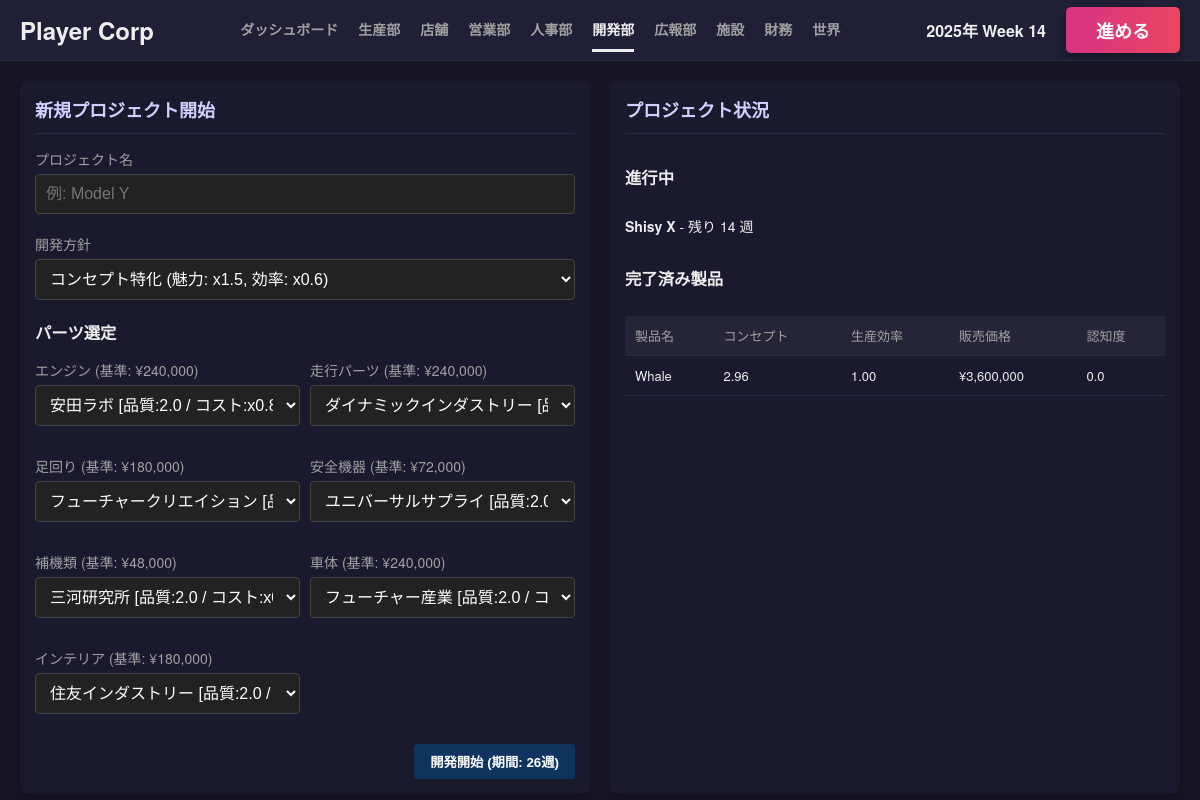
Before: /dev with the older database file.
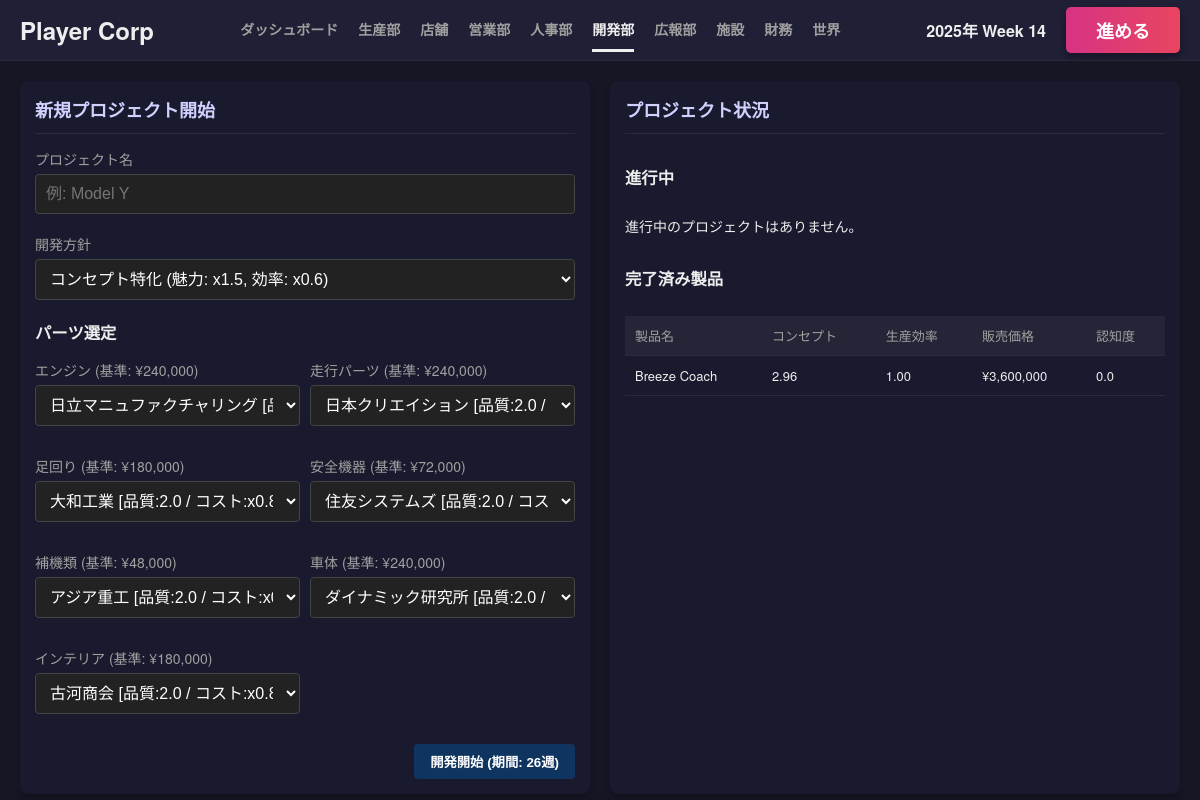
After: the same page with the newer database file.
### tables this page shows
CREATE TABLE companies (
            id INTEGER PRIMARY KEY AUTOINCREMENT,
            name TEXT,
            type TEXT, -- 'player', 'npc_maker', 'npc_retail', 'system_supplier'
            funds INTEGER,
            brand_power REAL DEFAULT 0,
            industry TEXT DEFAULT 'automotive',
            credit_rating INTEGER DEFAULT 50,
            dev_knowhow REAL DEFAULT 0,
            borrowing_limit INTEGER DEFAULT 0,
            is_active BOOLEAN DEFAULT 1,
            -- Supplier Traits
            trait_material_score REAL DEFAULT 3.0,
            trait_cost_multiplier REAL DEFAULT 1.0,
            part_category TEXT -- 'engine', 'body', etc. for system_supplier
        );

CREATE TABLE product_designs (
            id INTEGER PRIMARY KEY AUTOINCREMENT,
            company_id INTEGER,
            name TEXT,
            material_score REAL,
            concept_score REAL,
            production_efficiency REAL,
            base_price INTEGER,
            sales_price INTEGER,
            status TEXT, -- 'developing', 'completed', 'obsolete'
            strategy TEXT, -- 開発方針
            developed_week INTEGER,
            parts_config TEXT, -- JSON: {part_key: {supplier_id, score, cost}}
            awareness REAL DEFAULT 0,
            FOREIGN KEY(company_id) REFERENCES companies(id)
        );

### app.py (the view)
@app.route('/dev')
def dev():
    player = get_player_company()
    current_week = sim.get_current_week()
    developing = db.fetch_all("SELECT * FROM product_designs WHERE company_id = ? AND status = 'developing'", (player['id'],))
    completed = db.fetch_all("SELECT * FROM product_designs WHERE company_id = ? AND status = 'completed' ORDER BY id DESC", (player['id'],))
    parts_data = gb.INDUSTRIES[gb.CURRENT_INDUSTRY]['parts']
    suppliers = {}
    for part in parts_data:
        sups = db.fetch_all("SELECT * FROM companies WHERE type = 'system_supplier' AND part_category = ?", (part['key'],))
        suppliers[part['key']] = sups
    strategies = gb.DEV_STRATEGIES
    return render_template('dev.html', developing=developing, completed=completed,
                           parts_data=parts_data, suppliers=suppliers, strategies=strategies,
                           current_week=current_week, duration=gb.DEVELOPMENT_DURATION)

### app.py (called while the page is built)
def get_player_company():
    res = db.fetch_one("SELECT * FROM companies WHERE type = 'player' LIMIT 1")
    return res

@app.context_processor
def inject_common_data():
    player = get_player_company()
    game_state = db.fetch_one("SELECT * FROM game_state")
    current_week = game_state['week'] if game_state else 0
    year = 2025 + (current_week - 1) // 52
    week_of_year = (current_week - 1) % 52 + 1
    date_str = f"{year}年 Week {week_of_year}"
    return dict(
        player=player,
        current_week=current_week,
        date_str=date_str,
        active_page=request.endpoint
    )

### database.py (called while the page is built)
    def get_connection(self):
        if hasattr(self._local, 'connection') and self._local.connection:
            return self._local.connection, False  # (conn, should_close)
        conn = sqlite3.connect(self.db_path)
        conn.row_factory = sqlite3.Row
        return conn, True

    def fetch_one(self, query, params=()):
        conn, should_close = self.get_connection()
        try:
            cursor = conn.cursor()
            cursor.execute(query, params)
            result = cursor.fetchone()
            return result
        finally:
            if should_close:
                conn.close()

    def fetch_all(self, query, params=()):
        conn, should_close = self.get_connection()
        try:
            cursor = conn.cursor()
            cursor.execute(query, params)
            result = cursor.fetchall()
            return result
        finally:
            if should_close:
                conn.close()

### simulation.py (called while the page is built)
    def get_current_week(self):
        res = db.fetch_one("SELECT week FROM game_state")
        return res['week'] if res else 0

### templates/dev.html
{% extends "base.html" %}
{% block content %}
<div class="dashboard-grid">
    <div class="card card-large">
        <div class="card-header">
            <h2>新規プロジェクト開始</h2>
        </div>
        <div class="card-body">
            <form action="{{ url_for('dev_start') }}" method="post">
                <div class="form-group">
                    <label>プロジェクト名</label>
                    <input type="text" name="name" class="form-control" placeholder="例: Model Y" required>
                </div>
                <div class="form-group">
                    <label>開発方針</label>
                    <select name="strategy" class="form-control">
                        {% for key, strat in strategies.items() %}
                        <option value="{{ key }}">{{ strat.name }} (魅力: x{{ strat.c_mod }}, 効率: x{{ strat.e_mod }})</option>
                        {% endfor %}
                    </select>
                </div>
                <h3>パーツ選定</h3>
                <div style="display: grid; grid-template-columns: 1fr 1fr; gap: 10px;">
                    {% for part in parts_data %}
                    <div class="form-group">
                        <label>{{ part.label }} (基準: ¥{{ "{:,}".format(part.base_cost) }})</label>
                        <select name="part_{{ part.key }}" class="form-control">
                            {% for sup in suppliers[part.key] %}
                            <option value="{{ sup.id }}">
                                {{ sup.name }} [品質:{{ sup.trait_material_score }} / コスト:x{{ sup.trait_cost_multiplier }}]
                            </option>
                            {% endfor %}
                        </select>
                    </div>
                    {% endfor %}
                </div>
                <div class="card-footer">
                    <button type="submit" class="btn btn-primary">開発開始 (期間: {{ duration }}週)</button>
                </div>
            </form>
        </div>
    </div>
    <div class="card card-large">
        <div class="card-header">
            <h2>プロジェクト状況</h2>
        </div>
        <div class="card-body">
            <h3>進行中</h3>
            <ul class="news-list">
                {% for proj in developing %}
                <li class="news-item">
                    <span class="news-content">
                        <strong>{{ proj.name }}</strong> - 残り {{ duration - (current_week - proj.developed_week) }} 週
                    </span>
                </li>
                {% else %}
                <li class="news-item">進行中のプロジェクトはありません。</li>
                {% endfor %}
            </ul>
            <h3 style="margin-top: 20px;">完了済み製品</h3>
            <table class="data-table">
                <thead>
                    <tr>
                        <th>製品名</th>
                        <th>コンセプト</th>
                        <th>生産効率</th>
                        <th>販売価格</th>
                        <th>認知度</th>
                    </tr>
                </thead>
                <tbody>
                    {% for prod in completed %}
                    <tr>
                        <td>{{ prod.name }}</td>
                        <td>{{ "{:.2f}".format(prod.concept_score) }}</td>
                        <td>{{ "{:.2f}".format(prod.production_efficiency) }}</td>
                        <td>¥{{ "{:,}".format(prod.sales_price) }}</td>
                        <td>{{ "{:.1f}".format(prod.awareness) }}</td>
                    </tr>
                    {% endfor %}
                </tbody>
            </table>
        </div>
    </div>
</div>
{% endblock %}

### templates/base.html (shortened to what this page needs)
<!DOCTYPE html>
<html lang="ja">
<head>
    <link rel="stylesheet" href="{{ url_for('static', filename='css/style.css') }}">
</head>
<body>
    <div class="app-container">
        <header class="top-bar">
            <div class="logo-area">
                <h1>{{ player.name if player else '自社名' }}</h1>
            </div>
            <nav class="top-nav">
                <a href="{{ url_for('dashboard') }}" class="{{ 'active' if active_page == 'dashboard' else '' }}">ダッシュボード</a>
                <a href="{{ url_for('production') }}" class="{{ 'active' if active_page == 'production' else '' }}">生産部</a>
                <a href="{{ url_for('store') }}" class="{{ 'active' if active_page == 'store' else '' }}">店舗</a>
                <a href="{{ url_for('sales') }}" class="{{ 'active' if active_page == 'sales' else '' }}">営業部</a>
                <a href="{{ url_for('hr') }}" class="{{ 'active' if active_page == 'hr' else '' }}">人事部</a>
                <a href="{{ url_for('dev') }}" class="{{ 'active' if active_page == 'dev' else '' }}">開発部</a>
                <a href="{{ url_for('pr') }}" class="{{ 'active' if active_page == 'pr' else '' }}">広報部</a>
                <a href="{{ url_for('facility') }}" class="{{ 'active' if active_page == 'facility' else '' }}">施設</a>
                <a href="{{ url_for('finance') }}" class="{{ 'active' if active_page == 'finance' else '' }}">財務</a>
                <a href="{{ url_for('world') }}" class="{{ 'active' if active_page == 'world' else '' }}">世界</a>
            </nav>
            <div class="action-area">
                <div class="date-display">{{ date_str }}</div>
                <form action="{{ url_for('next_week') }}" method="post">
                    <button type="submit" class="btn-next-week">進める</button>
                </form>
            </div>
        </header>
        <main class="main-content">
            {% block content %}{% endblock %}
        </main>
    </div>
</body>
</html>

### static/css/style.css (style rules this page uses)
:root { --bg-dark: #161625; --bg-panel: #1a1a2e; --bg-header: #1f1f35; --accent-pink: #e94560; --accent-blue: #0f3460; --text-main: #eeeeee; --text-muted: #a0a0a0; --border-color: #2a2a40; --font-family: "Helvetica Neue", Arial, "Hiragino Kaku Gothic ProN", "Hiragino Sans", Meiryo, sans-serif; }
body { margin: 0; padding: 0; background-color: var(--bg-dark); color: var(--text-main); font-family: var(--font-family); font-size: 14px; overflow: hidden; }
a { text-decoration: none; color: inherit; }
ul { list-style: none; padding: 0; margin: 0; }
.app-container { display: flex; flex-direction: column; height: 100vh; }
.top-bar { height: 60px; background-color: var(--bg-header); display: flex; align-items: center; padding: 0 20px; border-bottom: 1px solid var(--border-color); justify-content: space-between; }
.logo-area h1 { font-size: 24px; font-weight: bold; margin: 0; }
.top-nav { display: flex; gap: 20px; }
.top-nav a { color: var(--text-muted); font-weight: bold; padding: 10px 0; border-bottom: 3px solid transparent; transition: all 0.2s; }
.top-nav a:hover, .top-nav a.active { color: var(--text-main); border-bottom-color: var(--text-main); }
.action-area { display: flex; align-items: center; gap: 20px; }
.date-display { font-size: 16px; font-weight: bold; }
.btn-next-week { background: linear-gradient(90deg, #d63384, #e94560); color: white; border: none; padding: 10px 30px; border-radius: 5px; font-size: 18px; font-weight: bold; cursor: pointer; box-shadow: 0 4px 6px rgba(0,0,0,0.3); transition: transform 0.1s; }
.main-content { flex: 1; padding: 20px; overflow-y: auto; background-color: var(--bg-dark); }
.dashboard-grid { display: grid; grid-template-columns: repeat(4, 1fr); gap: 20px; }
.card { background-color: var(--bg-panel); border-radius: 8px; padding: 15px; box-shadow: 0 4px 6px rgba(0,0,0,0.2); display: flex; flex-direction: column; }
.card-large { grid-column: span 2; }
.card-header h2 { font-size: 18px; color: #d0d0ff; margin-top: 0; margin-bottom: 15px; border-bottom: 1px solid var(--border-color); padding-bottom: 10px; }
.card-body { flex: 1; display: flex; flex-direction: column; gap: 10px; }
.card-footer { margin-top: auto; padding-top: 10px; font-size: 12px; text-align: right; }
.btn { padding: 8px 16px; border-radius: 4px; border: none; cursor: pointer; font-weight: bold; margin-left: 10px; }
.btn-primary { background-color: var(--accent-blue); color: white; }
.data-table { width: 100%; border-collapse: collapse; font-size: 13px; }
.data-table th, .data-table td { padding: 10px; text-align: left; border-bottom: 1px solid var(--border-color); }
.data-table th { background-color: #252538; color: var(--text-muted); font-weight: normal; position: relative; }
.form-group { margin-bottom: 20px; }
.form-group label { display: block; margin-bottom: 5px; color: var(--text-muted); }
.form-control { width: 100%; padding: 10px; border-radius: 4px; border: 1px solid #444; background-color: #222; color: white; font-size: 16px; box-sizing: border-box; }

Changed rows visible on the page:
no longer on this page (row edited): product_designs: name "Shisy X", duration-(current_week-proj.developed_week) "14", shown under "進行中"
no longer on this page (row edited): product_designs: name "Whale", concept_score "2.96", production_efficiency "1.00", sales_price "3,600,000", awareness "0.0", shown under "完了済み製品"
now on this page (row edited): product_designs: name "Breeze Coach", concept_score "2.96", production_efficiency "1.00", sales_price "3,600,000", awareness "0.0", shown under "完了済み製品"
Other visible differences:
form field value: "安田ラボ [品質:2.0 / コスト:x0.8]" → "日立マニュファクチャリング [品質:2.0 / コスト:x0.8]"
form field value: "ダイナミックインダストリー [品質:2.0 / コスト:x0.8]" → "日本クリエイション [品質:2.0 / コスト:x0.8]"
form field value: "フューチャークリエイション [品質:2.0 / コスト:x0.8]" → "大和工業 [品質:2.0 / コスト:x0.8]"
form field value: "ユニバーサルサプライ [品質:2.0 / コスト:x0.8]" → "住友システムズ [品質:2.0 / コスト:x0.8]"
form field value: "三河研究所 [品質:2.0 / コスト:x0.8]" → "アジア重工 [品質:2.0 / コスト:x0.8]"
form field value: "フューチャー産業 [品質:2.0 / コスト:x0.8]" → "ダイナミック研究所 [品質:2.0 / コスト:x0.8]"
form field value: "住友インダストリー [品質:2.0 / コスト:x0.8]" → "古河商会 [品質:2.0 / コスト:x0.8]"
text now shown: "進行中のプロジェクトはありません。"
